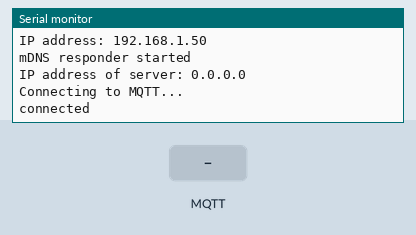
The sketch below on a simulated ESP32. On the bench: the last lines printed to the serial monitor. The inputs (shaded band) are chosen by the test bench. WiFi joins after 1.5 s; servers stay silent unless stated; no MQTT or app messages arrive unless stated.

Above: at 2.7 s.
2.8 s: MQTT message "1" arrives on the first subscribed topic
At 3.2 s:
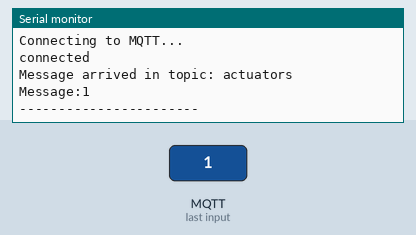
4.3 s: MQTT message "on" arrives on the first subscribed topic
At 5.5 s:
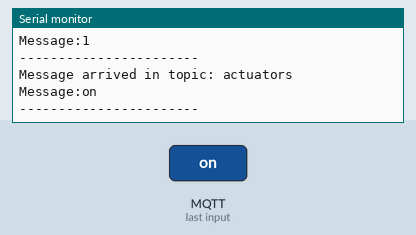
5.8 s: MQTT message "off" arrives on the first subscribed topic
At 6.7 s:
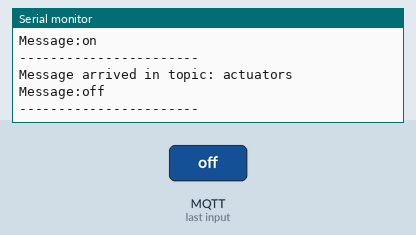

The sketch:

sketch_mqtt.ino
```cpp
// (licence header left out)
// This program is free software: you can redistribute it and/or modify
// it under the terms of the GNU Lesser General Public License as published by
// the Free Software Foundation, either version 3 of the License, or
// (at your option) any later version.
// This program is distributed in the hope that it will be useful,
// but WITHOUT ANY WARRANTY; without even the implied warranty of
// MERCHANTABILITY or FITNESS FOR A PARTICULAR PURPOSE.  See the
// GNU Lesser General Public License for more details.
// You should have received a copy of the GNU Lesser General Public License
// along with this program.  If not, see <http://www.gnu.org/licenses/>.

#include <WiFi.h>
#include <ESPmDNS.h>
#include <WiFiClient.h>
#include "PubSubClient.h"

/* Unique ID of the sensor/actuator */
const char* DEVICE_ID = "DEV00";
/* Wifi connection credentials */
char* ssid = "Poldo";
char* password =  "poldododo";
/* MQTT broker connection credentials */
IPAddress mqttServer;
char* mqttHostname = "thermostat";
const int mqttPort = 1883;
const char* mqttUser = "";
const char* mqttPassword = "";
/* Stupid mechanism to wait time without stopping the cpu */
int start_time;
const int time_interval = 5000;

WiFiClient espClient;
PubSubClient client(espClient);

void callback(char* topic, byte* payload, unsigned int length) {
  Serial.print("Message arrived in topic: ");
  Serial.println(topic);
  Serial.print("Message:");
  for (int i = 0; i < length; i++) {
    Serial.print((char)payload[i]);
  }
  Serial.println();
  Serial.println("-----------------------");
}

void setup() {
  /* Init serial communication for debug purposes */
  Serial.begin(115200);
  /* Loop to establish Wifi connection */
  WiFi.begin(ssid, password);
  int timeout = 10;
  while (WiFi.status() != WL_CONNECTED) {
    delay(500);
    Serial.println("Connecting to WiFi..");
    timeout--;
    if (!timeout){
      WiFi.begin(ssid, password);
      timeout = 10;
    }
  }
  Serial.println("Connected to the WiFi network");
  Serial.print("IP address: ");
  Serial.println(WiFi.localIP());
  /* Init multicast-DNS */
  if (!MDNS.begin(DEVICE_ID)) {
      Serial.println("Error setting up MDNS responder!");
      while(1) {
          delay(1000);
      }
  }
  Serial.println("mDNS responder started");
  /* Look for the local IP of the rasbperry pi */
  mqttServer = MDNS.queryHost(mqttHostname);
  Serial.print("IP address of server: ");
  Serial.println(mqttServer.toString());
  /* Connect to the MQTT broker */
  client.setServer(mqttServer, mqttPort);
  client.setCallback(callback);
  while (!client.connected()) {
    Serial.println("Connecting to MQTT...");
    if (client.connect("ESP32Client", mqttUser, mqttPassword )) {
      Serial.println("connected");
    } else {
      Serial.print("failed with state ");
      Serial.print(client.state());
      delay(2000);
    }
  }
  client.publish("sensors", "mock data");
  client.subscribe("actuators");
  start_time = millis();
}

void loop() {
  client.loop();
  if (millis() - start_time > time_interval){
    client.publish("sensors", "mock data");
    start_time = millis();
  }
}
```

Measured:
- after the input at 2.8 s, the serial monitor: prints a new line at once (image 1)
- after the input at 4.3 s, the serial monitor: prints a new line at once (image 2)
- after the input at 5.8 s, the serial monitor: prints a new line at once (image 3)
